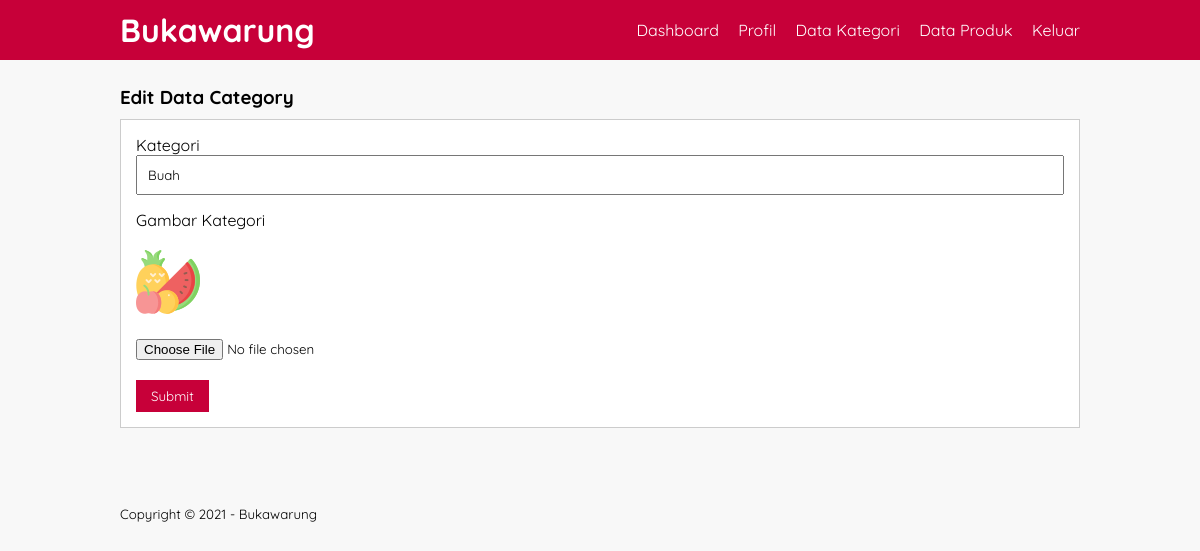
/edit-kategori.php?id=13 (signed in), run on the app's committed database.
### tables this page shows
CREATE TABLE `tb_category` (
  `category_id` int(11) NOT NULL,
  `category_name` varchar(25) NOT NULL,
  `category_image` varchar(100) DEFAULT NULL
);

### edit-kategori.php (the view, shortened to what this page needs)
<?php
    include 'db.php';
        $id = $_GET['id'];
        $kategori = mysqli_query($conn, "SELECT * FROM tb_category WHERE category_id = '$id'");
        if(mysqli_num_rows($kategori)===0){
            echo "<script>document.location.href ='data-kategori.php'; </script>";
        } else {
            $k = mysqli_fetch_object($kategori);
        }
?>
<!DOCTYPE html>
<html lang="id">
<head>
    <link rel="stylesheet" href="css/style.css">
</head>
<body>
    <header>
        <div class="container">
        <h1><a href="index.php">Bukawarung</a></h1>
        <ul>
           <li><a href="dashboard.php">Dashboard</a></li>
            <li><a href="profil.php">Profil</a></li>
            <li><a href="data-kategori.php">Data Kategori</a></li>
            <li><a href="data-produk.php">Data Produk</a></li>
            <li><a href="keluar.php">Keluar</a></li>
        </ul>
        </div>
    </header>
    <div class="section">
        <div class="container">
             <h3>Edit Data Category</h3>
             <div class="box">
                 <form action="" method="POST" enctype="multipart/form-data">
                     <label for="name">Kategori</label>
                     <input type="text" name="nama" placeholder="Nama Kategori" class="input-control"  required value="<?php echo $k->category_name?>">
                     <label for="gambar">Gambar Kategori</label>
                     <br>
                     <br>
                     <img src="kategori/<?php echo $k->category_image?>" alt="">
                     <br>
                     <br>
                     <input type="file" name="gambar">
                     <br>
                     <br>
                     <button type="submit" name="submit" class="btn">Submit</button>
                 </form>
             </div>
        </div>
    </div>
    <footer>
        <div class="container">
            <small>Copyright &copy; 2021 - Bukawarung</small>
        </div>
    </footer>
</body>
</html>

### css/style.css (style rules this page uses)
* { margin: 0; padding: 0; font-family: 'Quicksand', sans-serif; }
body { background-color: #f8f8f8; }
a { color: inherit; text-decoration: none; }
.input-control { width: 100%; padding: 10px; margin-bottom: 15px; box-sizing: border-box; }
.btn { padding: 8px 15px; background-color: #c70039; color: #fff; border: none; cursor: pointer; }
header { background-color: #c70039; color: #fff; }
header h1 { float: left; padding: 10px 0; }
header ul { float: right; }
header ul li { display: inline-block; }
header ul li a { padding: 20px 0 20px 15px; display: inline-block; }
footer { padding: 25px 0; }
.container { width: 80%; margin: 0 auto; }
.container::after { content: ''; display: block; clear: both; }
.section { padding: 25px 0; }
.box { background-color: #fff; border: 1px solid #ccc; padding: 15px; box-sizing: border-box; margin: 10px 0 25px 0; }
.box::after { content: ''; display: block; clear: both; }

### data on the page
tb_category: nama "Buah", category_image (picture)
